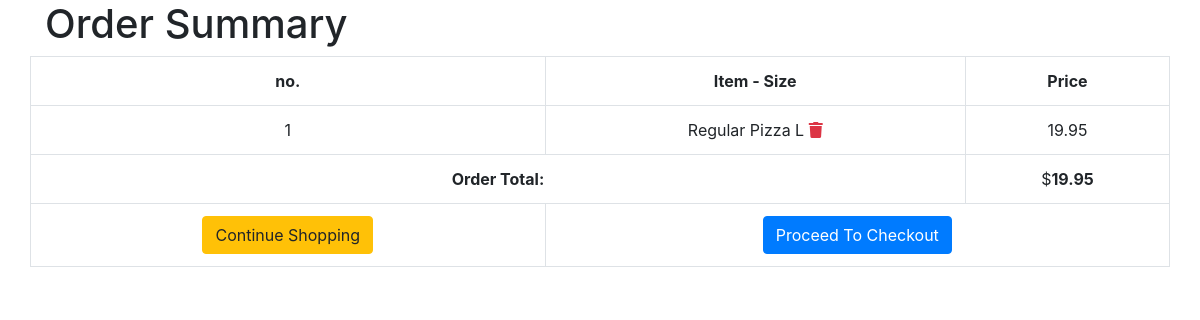
Page /order-summary/ (signed in) on the committed database.
### cart/models.py (models this page shows, shortened)
class OrderItem(models.Model):
    item = models.OneToOneField(MenuItem, on_delete=models.SET_NULL, null=True)
    date_ordered = models.DateTimeField(auto_now=True)

class Order(models.Model):
    ref_code = models.CharField(max_length=15)
    customer = models.ForeignKey(User, on_delete=models.SET_NULL, null=True)
    items = models.ManyToManyField(OrderItem)
    date_ordered = models.DateTimeField(auto_now=True)
    def get_cart_items(self):
        return self.items.all()
    def get_cart_total(self):
        return sum([item.item.price for item in self.items.all()])

### orders/models.py (models this page shows, shortened)
class MenuItem(models.Model):
    categories = [
        ('Pz','Pizzas'),
        ('Sb','Subs'),
        ('Ps','Pastas'),
        ('Sd','Salads'),
        ('Dn','Dinner'),
    ]
    category = models.CharField(max_length=2, choices=categories, blank=True)
    name = models.CharField(max_length=80)
    toppings = models.ManyToManyField(Topping, blank=True)
    sizes = (
        ('S', 'Small'),
        ('L', 'Large'),
        ('X', 'Extra Large'),
        )
    item_size = models.CharField(max_length=1, choices=sizes, blank=True)
    toppings_extra = models.PositiveIntegerField(null=True, blank=True)
    price = models.DecimalField(max_digits=8, decimal_places=2)

### cart/views.py (the view)
# urls.py: path('order-summary/', views.order_details, name="order_details"),
@login_required()
def order_details(request, **kwargs):
    existing_order = get_user_pending_order(request)
    context = {
        'order': existing_order
    }
    return render(request, 'cart/order_summary.html', context)

### cart/views.py (called while the page is built)
def get_user_pending_order(request):
    user = request.user
    user_id = user.id
    user_profile = get_object_or_404(User, id=user_id)
    order = Order.objects.filter(customer=user_profile)
    if order.exists():
        return order[0]
    return 0

### cart/templates/cart/order_summary.html (shortened to what this page needs)
{% extends 'cart/base.html' %}
{% block content %}
<h1>Order Summary</h1>
<section>
    <div class="row">
        <table class="table table-hover table-bordered text-center">
            <tr class="text-center">
                <th>no.</th>
                <th>Item - Size</th>
                <th>Price</th>
            </tr>
            {% for item in order.get_cart_items %}
            <tr>
                <td>{{ forloop.counter }}</td>
                <td>
                    {{ item.item.name }}
                    {{ item.item.item_size }}
                    <span class="pull-right">
                        <a href="{% url 'cart:delete_item' item.id %}"
                            data-balloon="remove this item from cart" class="text-danger"
                            onclick="return confirm_delete();">
                            <i class="fas fa-trash"></i>
                        </a>
                    </span>
                </td>
                <td>{{ item.item.price }}</td>
            </tr>
            {% empty %}
            <tr>
                <td colspan=3> You have not added any items yet.</td>
            </tr>
            {% endfor %}
            <tr>
                {% if order.get_cart_total != None %}
                <td colspan=2>
                    <strong class="pull-right">Order Total:</strong>
                </td>
                <td colspan=1>
                    $<strong>{{ order.get_cart_total }}</strong>
                </td>
                {% endif %}
            </tr>
            <tr>
                <td colspan=1>
                    <a href="{% url 'orders:index' %}" class="btn btn-warning pull-left">
                        {% if order %}
                            Continue Shopping
                        {% else %}
                            Add Items to Cart
                        {% endif %}
                    </a>
                </td>
                <td colspan=2>
                    {% if order.get_cart_items %}
                    <a href="{% url 'cart:checkout' order.id %}" class="pull-right btn btn-primary">
                        Proceed To Checkout
                    </a>
                    {% endif %}
                </td>
            </tr>
        </table>
    </div>
</section>
{% endblock content %}

### rows in the picture
OrderItem: item.name "Regular Pizza", item.item_size "L", item.price "19.95"
Order: get_cart_total "19.95"
